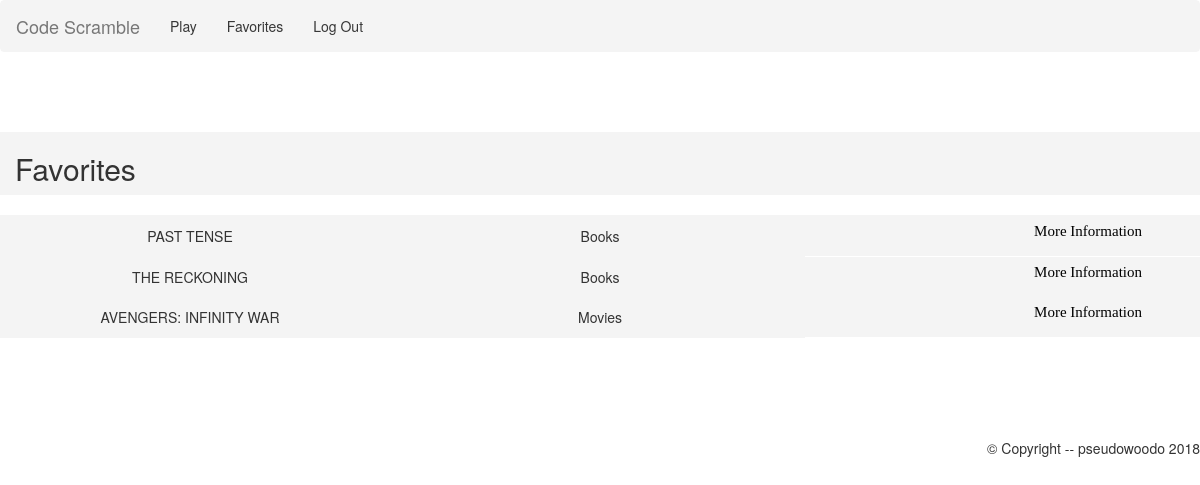
Page /faves (signed in) on the earlier database version.
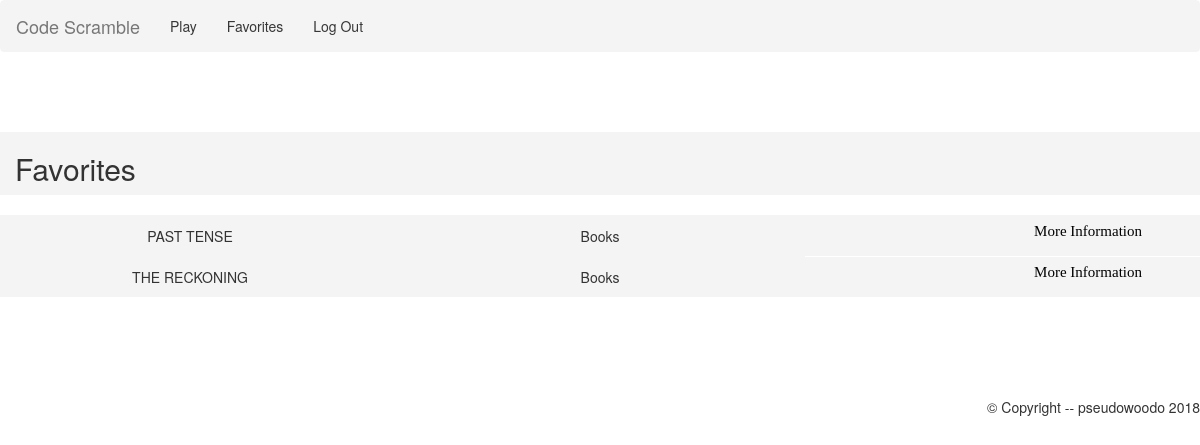
Same page on the later database version.
### tables this page shows
CREATE TABLE book_faves (user TEXT, type TEXT, title TEXT, author TEXT, description TEXT, date TEXT, amazon TEXT);

CREATE TABLE movie_faves (user TEXT, type TEXT, title TEXT, poster TEXT, description TEXT, date TEXT);

### app.py (the view)
@app.route("/faves")
def faves():
    if not session.get('username'):
        return redirect(url_for("home"))
    username=session.get('username')
    user_faves = []
    temp=db.getFaves("book",username)
    user_faves.extend(temp)
    temp=db.getFaves("movie",username)
    user_faves.extend(temp)
    temp=db.getFaves("game",username)
    user_faves.extend(temp)
    temp=db.getFaves("music",username)
    user_faves.extend(temp)
    return render_template('user.html', user_name=username, favorites=user_faves)

### util/db.py (called while the page is built)
def getFaves(type,username):
    DB_FILE = "data/database.db"
    db = sqlite3.connect(DB_FILE)
    u = db.cursor()
    u.execute("CREATE TABLE IF NOT EXISTS "+type+"_faves (user TEXT, isbn TEXT);")
    u.execute("SELECT * from "+type+"_faves WHERE "+type+"_faves.user == (?);", (username,))
    x = u.fetchall()
    db.close()
    return x

### templates/user.html (shortened to what this page needs)
{% extends "base.html" %}
{% block content %}
<br><br>
<head>
</head>
<div class="container-fluid">
  <div class="row">
    <div class="col-sm-12" style="background-color:#F4F4F4;">
      <h2>Favorites </h2>
    </div>
  </div>
</div>
<br>
  {% for info in favorites %}
  <div class="row">
    <div class="col-sm-4" style="background-color:#F4F4F4;">
      <div class="line"><center>{{info[2]}}</center></div>
    </div>
    <div class="col-sm-4" style="background-color:#F4F4F4;">
      <div class="line"> <center>{{info[1]}}</center></div>
    </div>
       <form action = "/result">
     <div class="col-sm-4" style="background-color:#F4F4F4;">
       <center>
	 <button type="submit" class="button" name="submit" value="More Information" > <center>More Information</center></button>
       </center>
     </div>
       </form>
  </div>
   {% endfor %}
<br>
<br><br>
<br>
{% endblock %}

Differences in the rows shown:
removed movie_faves: title "AVENGERS: INFINITY WAR", type "Movies"
